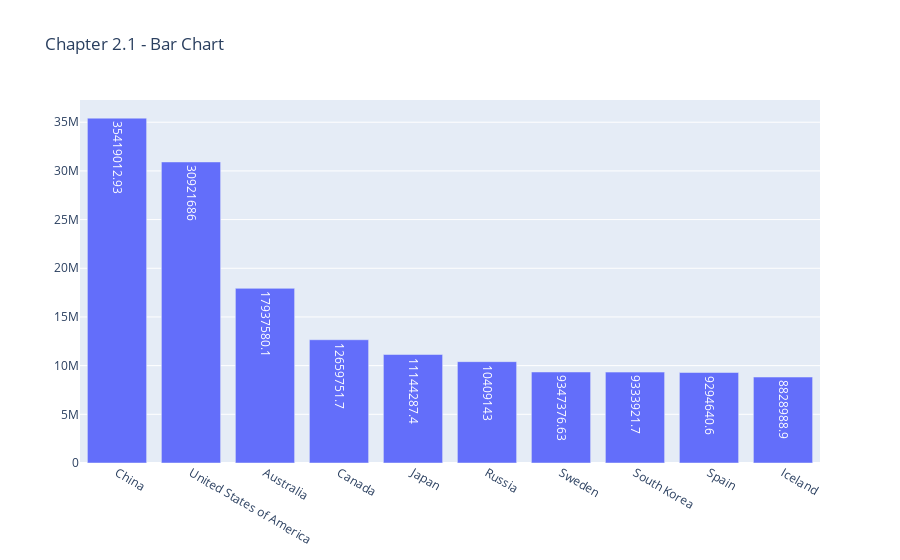

Notebook code for this chart:
### Markdown cell above
### Data 객체 입력 방식3. data 객체를 정의한 뒤 Figure( )에 입력

### Code cell
trace = go.Bar(x = df_g1['Country'], # x축
               y = df_g1['Revenue'], # y축
               text = round(df_g1['Revenue'],2), # 값
              )
data = [trace] # data 객체에 리스트로 저장
layout = go.Layout(title = 'Chapter 2.1 - Bar Chart') # 제목 지정
fig = go.Figure(data, layout)
fig.show()

### Figure 1 — Plotly figure (JSON) as saved in the notebook; plotly's stock layout.template omitted (floating-point values rounded to 4 significant figures)
{"data": [{"text": [35420000.0, 30921686, 17940000.0, 12660000.0, 11140000.0, 10409143, 9347000.0, 9334000.0, 9295000.0, 8829000.0], "type": "bar", "x": ["China", "United States of America", "Australia", "Canada", "Japan", "Russia", "Sweden", "South Korea", "Spain", "Iceland"], "y": [35420000.0, 30920000.0, 17940000.0, 12660000.0, 11140000.0, 10410000.0, 9347000.0, 9334000.0, 9295000.0, 8829000.0]}], "layout": {"title": {"text": "Chapter 2.1 - Bar Chart"}}}
